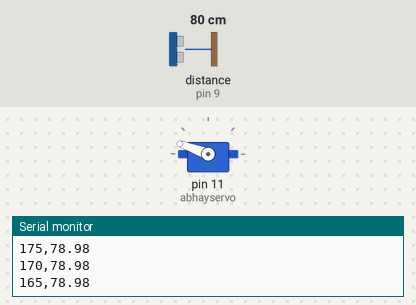
The sketch below on a simulated Arduino Uno, built with avr-gcc and run on an emulated ATmega328P. Parts: servo, the last lines printed to the serial monitor. Wiring (inferred from the names in the program): ultrasonic range finder: trigger pin 10; echo pin 9. Inputs (shaded band) come from the test bench; at power-on: distance to the obstacle (sensor on pin 9) 80 cm. The echo pulse lasts 58.3 µs per cm.

Above: at 4.28 s.
4.3 s: distance to the obstacle (sensor on pin 9) set to 2 cm
At 4.59 s:
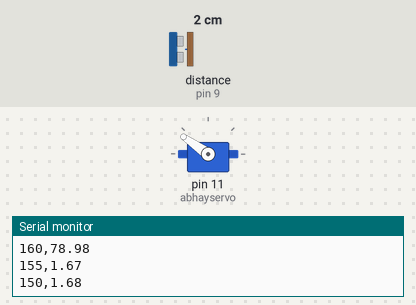
7.3 s: distance to the obstacle (sensor on pin 9) set to 299 cm
At 7.33 s:
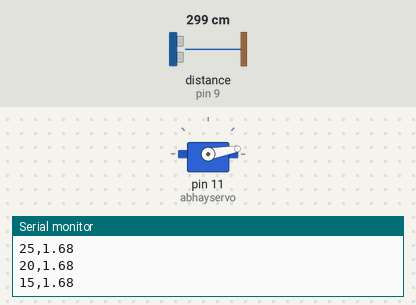
10.3 s: distance to the obstacle (sensor on pin 9) set to 4 cm
At 10.5 s:
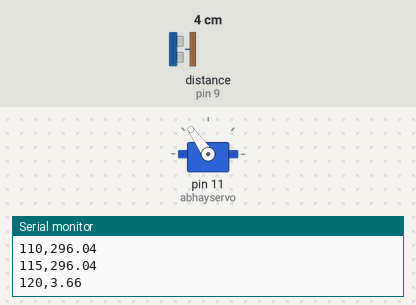
Timing chart, 0 to 19.3 s (numbered marks = the images above; inputs shaded):
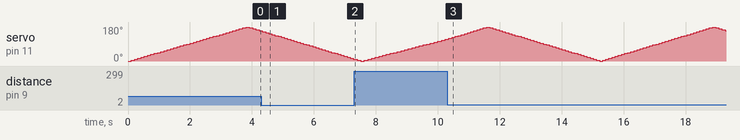

The sketch:

radar_based_system.ino
```cpp
#include <Servo.h>

Servo abhayservo;
int echopin = 9;
int trigpin = 10;

int angle = 0;
int step = 5;
int direction = 1;

long duration;
float distance;

void setup() {
  pinMode(trigpin, OUTPUT);
  pinMode(echopin, INPUT);
  Serial.begin(9600);
  abhayservo.attach(11);
}

void loop() {
  abhayservo.write(angle);
  delay(60);

  digitalWrite(trigpin, LOW);
  delayMicroseconds(2);

  digitalWrite(trigpin, HIGH);
  delayMicroseconds(10);

  digitalWrite(trigpin, LOW);

  duration = pulseIn(echopin, HIGH, 30000);

  if (duration == 0) {
    distance = 400;
  } else {
    distance = duration * 0.034 / 2;
  }

  Serial.print(angle);
  Serial.print(",");
  Serial.println(distance);

  angle += step * direction;

  if (angle >= 180) direction = -1;
  if (angle <= 0) direction = 1;

  delay(40);
}
```
